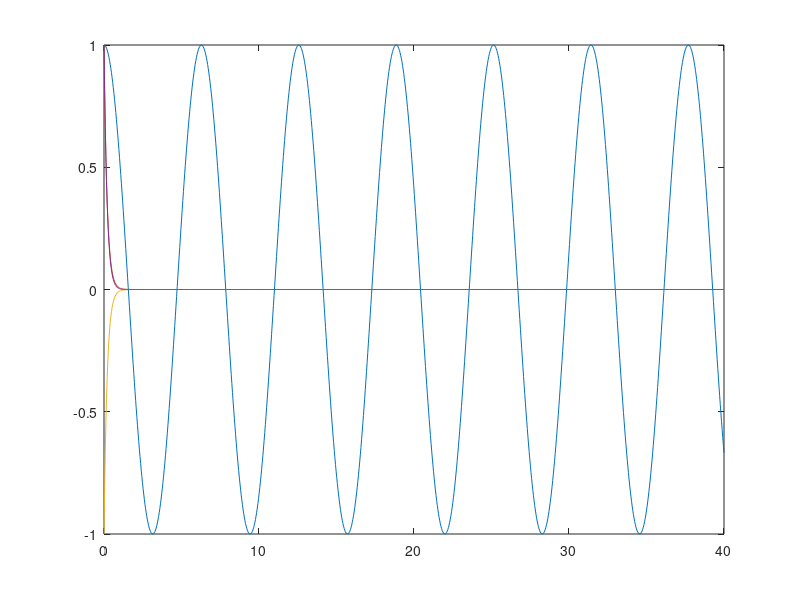

Source code (MATLAB):

%Project Description: Prompt the user to enter a coefficient alpha and
%display the functions cos(x), +/- exp(-alpha*x), and cos(x)*exp(-alpha*x)
%Date: 1/25/2018

clc; clear;

alpha=input('Enter the alpha coefficient (>0): '); %Asks the user 

%Define x-axis and number of points
Xmin=0;
Xmax=40;
Npts=1000;
x=linspace(Xmin, Xmax, Npts);

%Define the functions
y1=cos(x);
y2=exp(-alpha*x);
y3=-exp(-alpha*x);
y4=y1.*y2;
plot(x, y1, x, y2, x, y3, x, y4);
